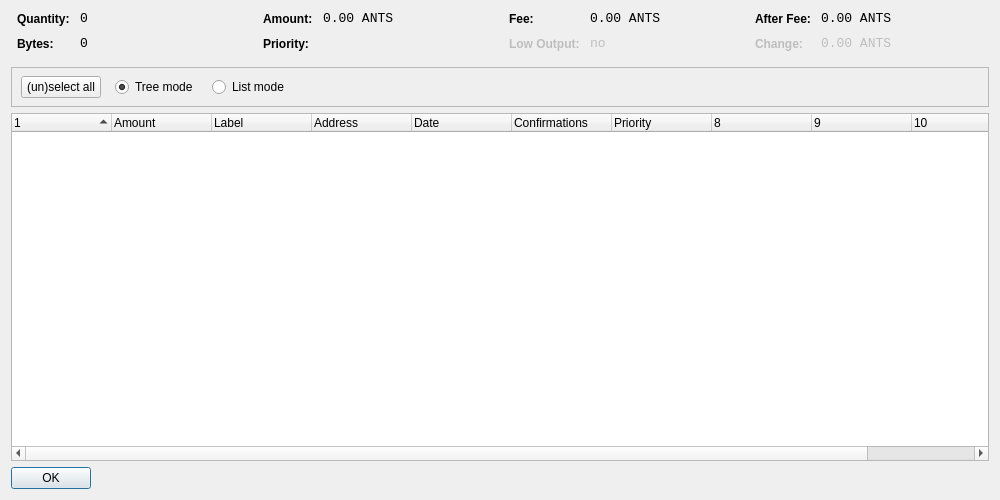
<?xml version="1.0" encoding="UTF-8"?>
<ui version="4.0">
 <class>CoinControlDialog</class>
 <widget class="QDialog" name="CoinControlDialog">
  <property name="geometry">
   <rect>
    <x>0</x>
    <y>0</y>
    <width>1000</width>
    <height>500</height>
   </rect>
  </property>
  <property name="windowTitle">
   <string>Coin Control</string>
  </property>
  <layout class="QVBoxLayout" name="verticalLayout">
   <item>
    <layout class="QHBoxLayout" name="horizontalLayoutTop" stretch="0,0,0,0">
     <property name="topMargin">
      <number>0</number>
     </property>
     <property name="bottomMargin">
      <number>10</number>
     </property>
     <item>
      <layout class="QFormLayout" name="formLayoutCoinControl1">
       <property name="horizontalSpacing">
        <number>10</number>
       </property>
       <property name="verticalSpacing">
        <number>10</number>
       </property>
       <property name="leftMargin">
        <number>6</number>
       </property>
       <property name="rightMargin">
        <number>6</number>
       </property>
       <item row="0" column="0">
        <widget class="QLabel" name="labelCoinControlQuantityText">
         <property name="styleSheet">
          <string notr="true">font-weight:bold;</string>
         </property>
         <property name="text">
          <string>Quantity:</string>
         </property>
        </widget>
       </item>
       <item row="0" column="1">
        <widget class="QLabel" name="labelCoinControlQuantity">
         <property name="font">
          <font>
           <family>Monospace</family>
           <pointsize>10</pointsize>
          </font>
         </property>
         <property name="cursor">
          <cursorShape>IBeamCursor</cursorShape>
         </property>
         <property name="contextMenuPolicy">
          <enum>Qt::ActionsContextMenu</enum>
         </property>
         <property name="text">
          <string notr="true">0</string>
         </property>
         <property name="textInteractionFlags">
          <set>Qt::LinksAccessibleByMouse|Qt::TextSelectableByKeyboard|Qt::TextSelectableByMouse</set>
         </property>
        </widget>
       </item>
       <item row="1" column="0">
        <widget class="QLabel" name="labelCoinControlBytesText">
         <property name="styleSheet">
          <string notr="true">font-weight:bold;</string>
         </property>
         <property name="text">
          <string>Bytes:</string>
         </property>
        </widget>
       </item>
       <item row="1" column="1">
        <widget class="QLabel" name="labelCoinControlBytes">
         <property name="font">
          <font>
           <family>Monospace</family>
           <pointsize>10</pointsize>
          </font>
         </property>
         <property name="cursor">
          <cursorShape>IBeamCursor</cursorShape>
         </property>
         <property name="contextMenuPolicy">
          <enum>Qt::ActionsContextMenu</enum>
         </property>
         <property name="text">
          <string notr="true">0</string>
         </property>
         <property name="textInteractionFlags">
          <set>Qt::LinksAccessibleByMouse|Qt::TextSelectableByKeyboard|Qt::TextSelectableByMouse</set>
         </property>
        </widget>
       </item>
      </layout>
     </item>
     <item>
      <layout class="QFormLayout" name="formLayoutCoinControl2">
       <property name="horizontalSpacing">
        <number>10</number>
       </property>
       <property name="verticalSpacing">
        <number>10</number>
       </property>
       <property name="leftMargin">
        <number>6</number>
       </property>
       <property name="rightMargin">
        <number>6</number>
       </property>
       <item row="0" column="0">
        <widget class="QLabel" name="labelCoinControlAmountText">
         <property name="styleSheet">
          <string notr="true">font-weight:bold;</string>
         </property>
         <property name="text">
          <string>Amount:</string>
         </property>
        </widget>
       </item>
       <item row="0" column="1">
        <widget class="QLabel" name="labelCoinControlAmount">
         <property name="font">
          <font>
           <family>Monospace</family>
           <pointsize>10</pointsize>
          </font>
         </property>
         <property name="cursor">
          <cursorShape>IBeamCursor</cursorShape>
         </property>
         <property name="contextMenuPolicy">
          <enum>Qt::ActionsContextMenu</enum>
         </property>
         <property name="text">
          <string notr="true">0.00 ANTS</string>
         </property>
         <property name="textInteractionFlags">
          <set>Qt::LinksAccessibleByMouse|Qt::TextSelectableByKeyboard|Qt::TextSelectableByMouse</set>
         </property>
        </widget>
       </item>
       <item row="1" column="0">
        <widget class="QLabel" name="labelCoinControlPriorityText">
         <property name="styleSheet">
          <string notr="true">font-weight:bold;</string>
         </property>
         <property name="text">
          <string>Priority:</string>
         </property>
        </widget>
       </item>
       <item row="1" column="1">
        <widget class="QLabel" name="labelCoinControlPriority">
         <property name="font">
          <font>
           <family>Monospace</family>
           <pointsize>10</pointsize>
          </font>
         </property>
         <property name="cursor">
          <cursorShape>IBeamCursor</cursorShape>
         </property>
         <property name="contextMenuPolicy">
          <enum>Qt::ActionsContextMenu</enum>
         </property>
         <property name="text">
          <string/>
         </property>
         <property name="textInteractionFlags">
          <set>Qt::LinksAccessibleByMouse|Qt::TextSelectableByKeyboard|Qt::TextSelectableByMouse</set>
         </property>
        </widget>
       </item>
      </layout>
     </item>
     <item>
      <layout class="QFormLayout" name="formLayoutCoinControl3">
       <property name="horizontalSpacing">
        <number>10</number>
       </property>
       <property name="verticalSpacing">
        <number>10</number>
       </property>
       <property name="leftMargin">
        <number>6</number>
       </property>
       <property name="rightMargin">
        <number>6</number>
       </property>
       <item row="0" column="0">
        <widget class="QLabel" name="labelCoinControlFeeText">
         <property name="styleSheet">
          <string notr="true">font-weight:bold;</string>
         </property>
         <property name="text">
          <string>Fee:</string>
         </property>
        </widget>
       </item>
       <item row="0" column="1">
        <widget class="QLabel" name="labelCoinControlFee">
         <property name="font">
          <font>
           <family>Monospace</family>
           <pointsize>10</pointsize>
          </font>
         </property>
         <property name="cursor">
          <cursorShape>IBeamCursor</cursorShape>
         </property>
         <property name="contextMenuPolicy">
          <enum>Qt::ActionsContextMenu</enum>
         </property>
         <property name="text">
          <string notr="true">0.00 ANTS</string>
         </property>
         <property name="textInteractionFlags">
          <set>Qt::LinksAccessibleByMouse|Qt::TextSelectableByKeyboard|Qt::TextSelectableByMouse</set>
         </property>
        </widget>
       </item>
       <item row="1" column="0">
        <widget class="QLabel" name="labelCoinControlLowOutputText">
         <property name="enabled">
          <bool>false</bool>
         </property>
         <property name="styleSheet">
          <string notr="true">font-weight:bold;</string>
         </property>
         <property name="text">
          <string>Low Output:</string>
         </property>
        </widget>
       </item>
       <item row="1" column="1">
        <widget class="QLabel" name="labelCoinControlLowOutput">
         <property name="enabled">
          <bool>false</bool>
         </property>
         <property name="font">
          <font>
           <family>Monospace</family>
           <pointsize>10</pointsize>
          </font>
         </property>
         <property name="cursor">
          <cursorShape>IBeamCursor</cursorShape>
         </property>
         <property name="contextMenuPolicy">
          <enum>Qt::ActionsContextMenu</enum>
         </property>
         <property name="text">
          <string notr="true">no</string>
         </property>
         <property name="textInteractionFlags">
          <set>Qt::LinksAccessibleByMouse|Qt::TextSelectableByKeyboard|Qt::TextSelectableByMouse</set>
         </property>
        </widget>
       </item>
      </layout>
     </item>
     <item>
      <layout class="QFormLayout" name="formLayoutCoinControl4">
       <property name="horizontalSpacing">
        <number>10</number>
       </property>
       <property name="verticalSpacing">
        <number>10</number>
       </property>
       <property name="leftMargin">
        <number>6</number>
       </property>
       <property name="rightMargin">
        <number>6</number>
       </property>
       <item row="0" column="0">
        <widget class="QLabel" name="labelCoinControlAfterFeeText">
         <property name="styleSheet">
          <string notr="true">font-weight:bold;</string>
         </property>
         <property name="text">
          <string>After Fee:</string>
         </property>
        </widget>
       </item>
       <item row="0" column="1">
        <widget class="QLabel" name="labelCoinControlAfterFee">
         <property name="font">
          <font>
           <family>Monospace</family>
           <pointsize>10</pointsize>
          </font>
         </property>
         <property name="cursor">
          <cursorShape>IBeamCursor</cursorShape>
         </property>
         <property name="contextMenuPolicy">
          <enum>Qt::ActionsContextMenu</enum>
         </property>
         <property name="text">
          <string notr="true">0.00 ANTS</string>
         </property>
         <property name="textInteractionFlags">
          <set>Qt::LinksAccessibleByMouse|Qt::TextSelectableByKeyboard|Qt::TextSelectableByMouse</set>
         </property>
        </widget>
       </item>
       <item row="1" column="0">
        <widget class="QLabel" name="labelCoinControlChangeText">
         <property name="enabled">
          <bool>false</bool>
         </property>
         <property name="styleSheet">
          <string notr="true">font-weight:bold;</string>
         </property>
         <property name="text">
          <string>Change:</string>
         </property>
        </widget>
       </item>
       <item row="1" column="1">
        <widget class="QLabel" name="labelCoinControlChange">
         <property name="enabled">
          <bool>false</bool>
         </property>
         <property name="font">
          <font>
           <family>Monospace</family>
           <pointsize>10</pointsize>
          </font>
         </property>
         <property name="cursor">
          <cursorShape>IBeamCursor</cursorShape>
         </property>
         <property name="contextMenuPolicy">
          <enum>Qt::ActionsContextMenu</enum>
         </property>
         <property name="text">
          <string notr="true">0.00 ANTS</string>
         </property>
         <property name="textInteractionFlags">
          <set>Qt::LinksAccessibleByMouse|Qt::TextSelectableByKeyboard|Qt::TextSelectableByMouse</set>
         </property>
        </widget>
       </item>
      </layout>
     </item>
    </layout>
   </item>
   <item>
    <widget class="QFrame" name="frame">
     <property name="minimumSize">
      <size>
       <width>0</width>
       <height>40</height>
      </size>
     </property>
     <property name="frameShape">
      <enum>QFrame::StyledPanel</enum>
     </property>
     <property name="frameShadow">
      <enum>QFrame::Sunken</enum>
     </property>
     <widget class="QWidget" name="horizontalLayoutWidget">
      <property name="geometry">
       <rect>
        <x>10</x>
        <y>0</y>
        <width>781</width>
        <height>41</height>
       </rect>
      </property>
      <layout class="QHBoxLayout" name="horizontalLayoutPanel" stretch="0,0,0,0,0">
       <property name="spacing">
        <number>14</number>
       </property>
       <item>
        <widget class="QPushButton" name="pushButtonSelectAll">
         <property name="sizePolicy">
          <sizepolicy hsizetype="Maximum" vsizetype="Fixed">
           <horstretch>0</horstretch>
           <verstretch>0</verstretch>
          </sizepolicy>
         </property>
         <property name="text">
          <string>(un)select all</string>
         </property>
        </widget>
       </item>
       <item>
        <widget class="QRadioButton" name="radioTreeMode">
         <property name="sizePolicy">
          <sizepolicy hsizetype="Maximum" vsizetype="Fixed">
           <horstretch>0</horstretch>
           <verstretch>0</verstretch>
          </sizepolicy>
         </property>
         <property name="text">
          <string>Tree mode</string>
         </property>
         <property name="checked">
          <bool>true</bool>
         </property>
        </widget>
       </item>
       <item>
        <widget class="QRadioButton" name="radioListMode">
         <property name="sizePolicy">
          <sizepolicy hsizetype="Maximum" vsizetype="Fixed">
           <horstretch>0</horstretch>
           <verstretch>0</verstretch>
          </sizepolicy>
         </property>
         <property name="text">
          <string>List mode</string>
         </property>
        </widget>
       </item>
       <item>
        <spacer name="horizontalSpacer">
         <property name="orientation">
          <enum>Qt::Horizontal</enum>
         </property>
         <property name="sizeHint" stdset="0">
          <size>
           <width>40</width>
           <height>20</height>
          </size>
         </property>
        </spacer>
       </item>
      </layout>
     </widget>
    </widget>
   </item>
   <item>
    <widget class="CoinControlTreeWidget" name="treeWidget">
     <property name="contextMenuPolicy">
      <enum>Qt::CustomContextMenu</enum>
     </property>
     <property name="sortingEnabled">
      <bool>false</bool>
     </property>
     <property name="columnCount">
      <number>11</number>
     </property>
     <attribute name="headerShowSortIndicator" stdset="0">
      <bool>true</bool>
     </attribute>
     <attribute name="headerStretchLastSection">
      <bool>false</bool>
     </attribute>
     <column>
      <property name="text">
       <string/>
      </property>
     </column>
     <column>
      <property name="text">
       <string>Amount</string>
      </property>
     </column>
     <column>
      <property name="text">
       <string>Label</string>
      </property>
     </column>
     <column>
      <property name="text">
       <string>Address</string>
      </property>
     </column>
     <column>
      <property name="text">
       <string>Date</string>
      </property>
     </column>
     <column>
      <property name="text">
       <string>Confirmations</string>
      </property>
      <property name="toolTip">
       <string>Confirmed</string>
      </property>
     </column>
     <column>
      <property name="text">
       <string>Priority</string>
      </property>
     </column>
     <column>
      <property name="text">
       <string/>
      </property>
     </column>
     <column>
      <property name="text">
       <string/>
      </property>
     </column>
     <column>
      <property name="text">
       <string/>
      </property>
     </column>
     <column>
      <property name="text">
       <string/>
      </property>
     </column>
    </widget>
   </item>
   <item>
    <widget class="QDialogButtonBox" name="buttonBox">
     <property name="sizePolicy">
      <sizepolicy hsizetype="Maximum" vsizetype="Fixed">
       <horstretch>0</horstretch>
       <verstretch>0</verstretch>
      </sizepolicy>
     </property>
     <property name="orientation">
      <enum>Qt::Horizontal</enum>
     </property>
     <property name="standardButtons">
      <set>QDialogButtonBox::Ok</set>
     </property>
    </widget>
   </item>
  </layout>
 </widget>
 <customwidgets>
  <customwidget>
   <class>CoinControlTreeWidget</class>
   <extends>QTreeWidget</extends>
   <header>coincontroltreewidget.h</header>
  </customwidget>
 </customwidgets>
 <resources/>
 <connections/>
</ui>
